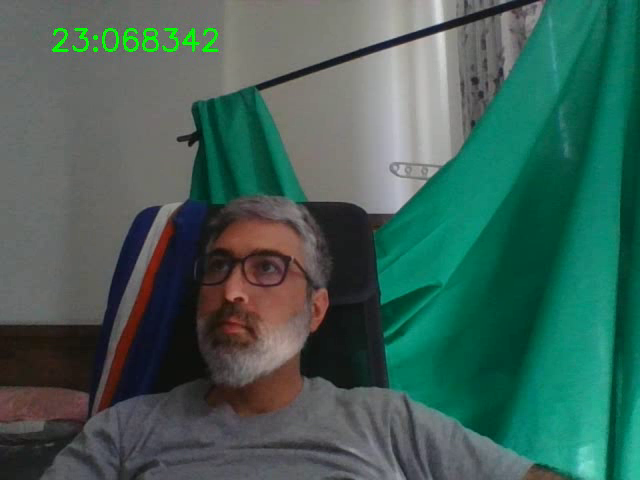
#> input picture frame 25 of Other/output.avi, 640 x 480 px, given in place of the camera
$ python overlay.py
#> lines starting #> are read from the running program, lines starting #| are printed output that depends on the picture; after the words box and inside, x2 and y2 are one past the last pixel; in counts of white or black regions, pixels touching at a corner belong together
import cv2
from datetime import datetime
from datetime import timedelta


# import numpy as np


def showthis_frame(f, t):
    if f is not None:
        timestr = "frame at " + str(t)
        cv2.imshow(timestr, f)
    else:
        print("No frame")


def main():
    cam = cv2.VideoCapture(0)
    out = cv2.VideoWriter('output.avi', cv2.VideoWriter_fourcc(*'XVID'), 20.0, (640, 480))
    starttime = datetime.now()
    count_idx = 3
    images = []
    # FramesArray = np.array(images)
    while True:
        ret, frame = cam.read()
#> frame is the input picture: shape (480, 640, 3); mean B, G, R 87.3, 96.4, 64.4
        if ret:
            #            print("Start time: ", starttime)
            frame = cv2.flip(frame, 1)
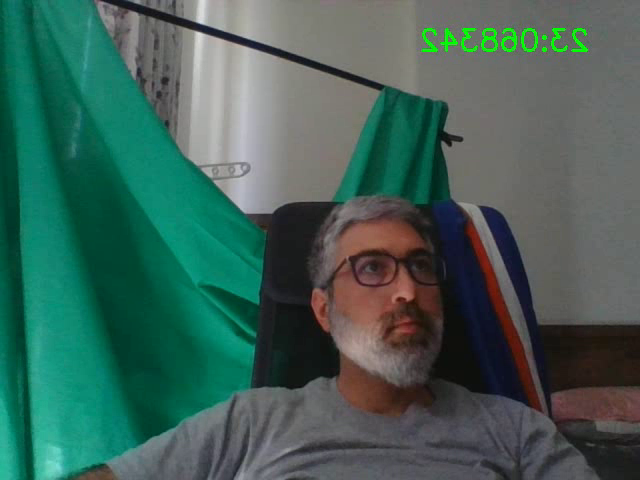
#> frame: shape (480, 640, 3); mean B, G, R 87.3, 96.4, 64.4
            cv2.putText(frame, datetime.strftime(datetime.now(), "%S:%f"), (50, 50), cv2.FONT_HERSHEY_SIMPLEX, 1,
                        (0, 255, 0), 2)
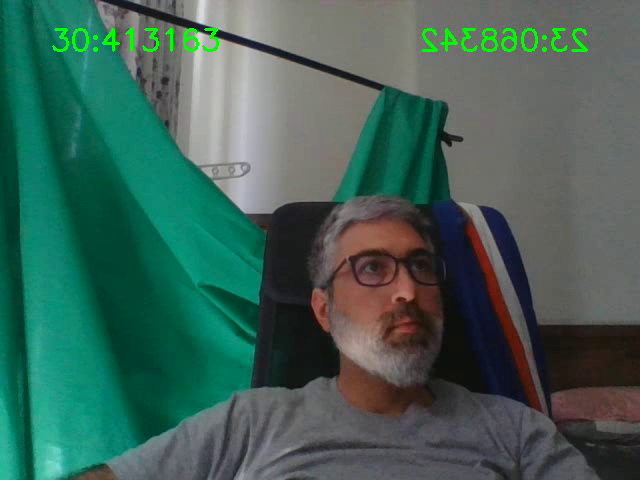
#> frame: shape (480, 640, 3); 0.39% of pixels changed, all inside (x1, y1, x2, y2) = (52, 28, 219, 52)
            if (datetime.now() - starttime > timedelta(seconds=3)) and (count_idx > 0):
                print("3 seconds have lapsed: ", datetime.now())
                images.append(frame)
                showthis_frame(frame, datetime.now())
                starttime = datetime.now()
                count_idx -= 1
            else:
                if count_idx == 0:
                    print(len(images))
                    print(str(count_idx))
                    for i in range(len(images) - 1):
                        newoutput = cv2.addWeighted(images[i], 0.8, images[i + 1], 0.2, 0)
                        # [6 lines of commented-out code are left out]
                        cv2.imshow("Overlay", newoutput)
                    count_idx = -1
            cv2.imshow("test", frame)
            out.write(frame)
            key = cv2.waitKey(10)
#> (key Esc is pressed here)
            if key == 27:
                break
        else:
            break
    out.release()
    cam.release()
    cv2.destroyAllWindows()

    # [7 lines of commented-out code are left out]


if __name__ == "__main__":
    main()

$ run again, starting later in the video
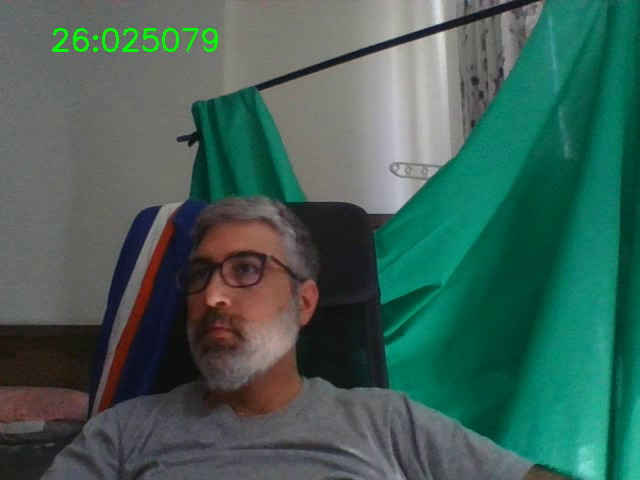
#> input picture frame 114 of Other/output.avi, 640 x 480 px, given in place of the camera
#> in main, frame is the input picture: shape (480, 640, 3); mean B, G, R 87.3, 96.3, 64.5
#> in main, `frame = cv2.flip(frame, 1)`:
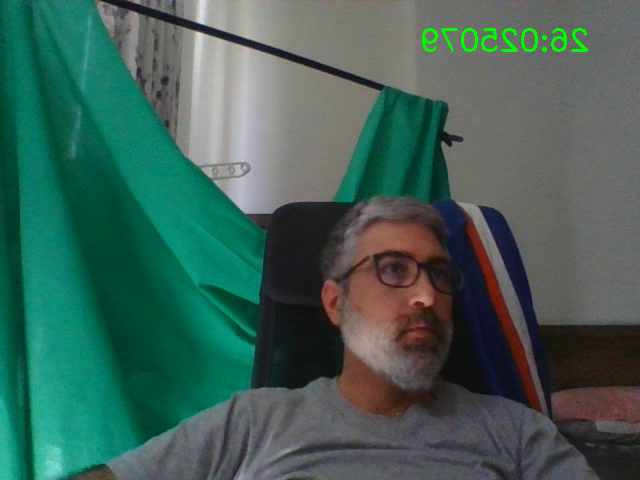
#> frame: shape (480, 640, 3); mean B, G, R 87.3, 96.3, 64.5
#> in main, `cv2.putText(frame, datetime.strftime(datetime.now(), "%S:%f"), (50, 50..`:
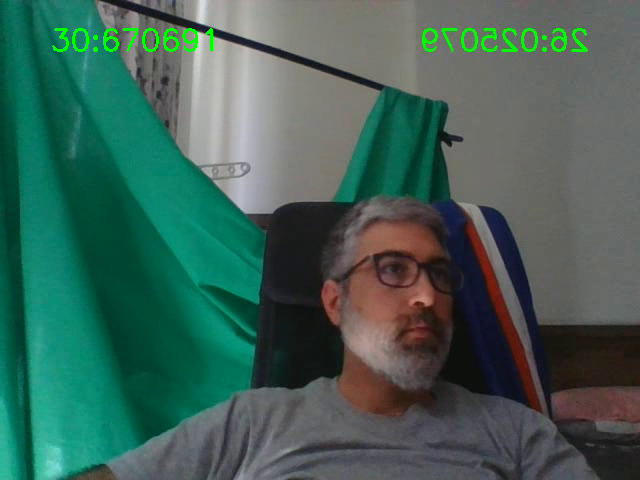
#> frame: shape (480, 640, 3); 0.42% of pixels changed, all inside (x1, y1, x2, y2) = (52, 28, 213, 52)

$ run again, starting later in the video
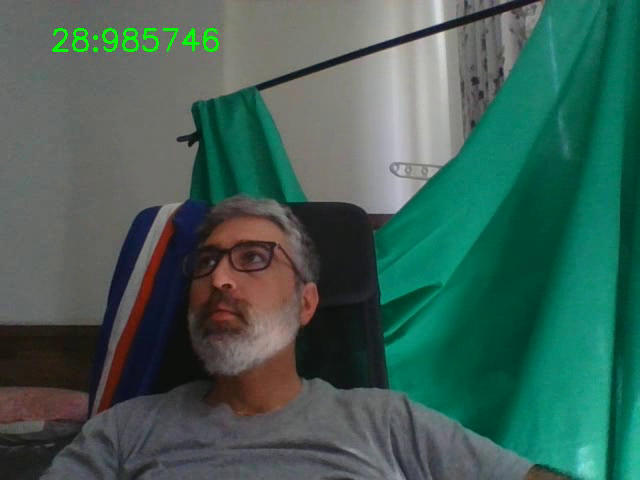
#> input picture frame 203 of Other/output.avi, 640 x 480 px, given in place of the camera
#> in main, frame is the input picture: shape (480, 640, 3); mean B, G, R 86.4, 95.7, 63.7
#> in main, `frame = cv2.flip(frame, 1)`:
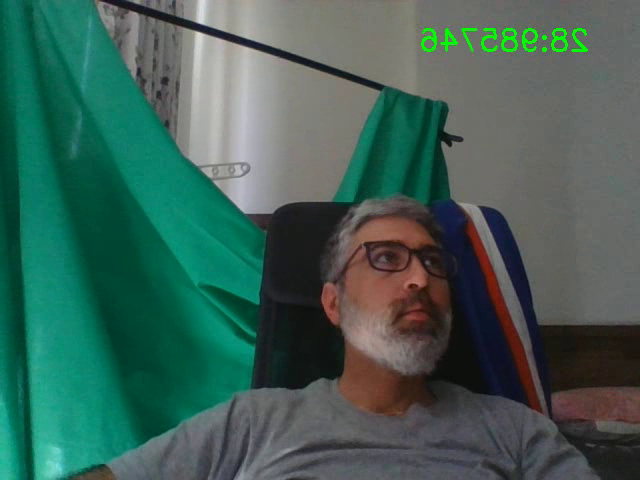
#> frame: shape (480, 640, 3); mean B, G, R 86.4, 95.7, 63.7
#> in main, `cv2.putText(frame, datetime.strftime(datetime.now(), "%S:%f"), (50, 50..`:
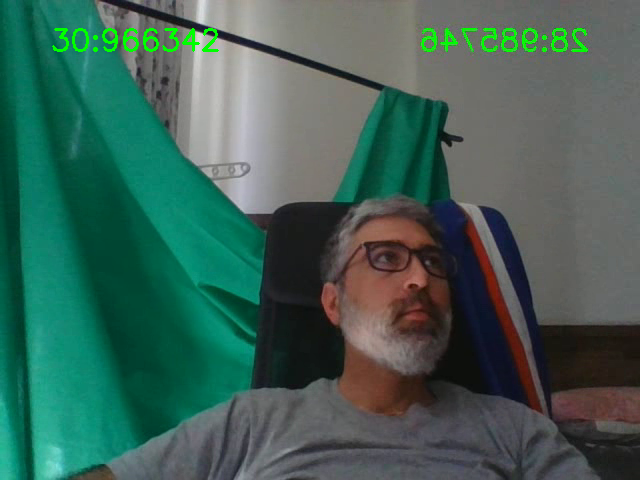
#> frame: shape (480, 640, 3); 0.46% of pixels changed, all inside (x1, y1, x2, y2) = (52, 28, 219, 52)
